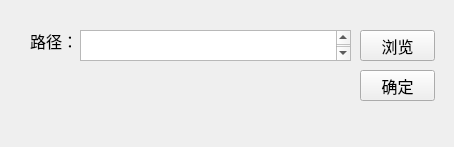
<?xml version="1.0" encoding="UTF-8"?>
<ui version="4.0">
 <class>Form</class>
 <widget class="QWidget" name="Form">
  <property name="geometry">
   <rect>
    <x>0</x>
    <y>0</y>
    <width>454</width>
    <height>147</height>
   </rect>
  </property>
  <property name="windowTitle">
   <string>文件打开</string>
  </property>
  <widget class="QLabel" name="label">
   <property name="geometry">
    <rect>
     <x>30</x>
     <y>30</y>
     <width>41</width>
     <height>21</height>
    </rect>
   </property>
   <property name="font">
    <font>
     <family>幼圆</family>
     <pointsize>12</pointsize>
    </font>
   </property>
   <property name="text">
    <string>路径：</string>
   </property>
  </widget>
  <widget class="QPushButton" name="btn_data_input">
   <property name="geometry">
    <rect>
     <x>360</x>
     <y>30</y>
     <width>75</width>
     <height>31</height>
    </rect>
   </property>
   <property name="font">
    <font>
     <family>幼圆</family>
     <pointsize>12</pointsize>
    </font>
   </property>
   <property name="text">
    <string>浏览</string>
   </property>
  </widget>
  <widget class="QPushButton" name="btn_ok">
   <property name="geometry">
    <rect>
     <x>360</x>
     <y>70</y>
     <width>75</width>
     <height>31</height>
    </rect>
   </property>
   <property name="font">
    <font>
     <family>幼圆</family>
     <pointsize>12</pointsize>
    </font>
   </property>
   <property name="text">
    <string>确定</string>
   </property>
  </widget>
  <widget class="QTextBrowser" name="textBrowser">
   <property name="geometry">
    <rect>
     <x>80</x>
     <y>30</y>
     <width>271</width>
     <height>31</height>
    </rect>
   </property>
   <property name="font">
    <font>
     <family>幼圆</family>
     <pointsize>12</pointsize>
    </font>
   </property>
  </widget>
 </widget>
 <resources/>
 <connections/>
</ui>
